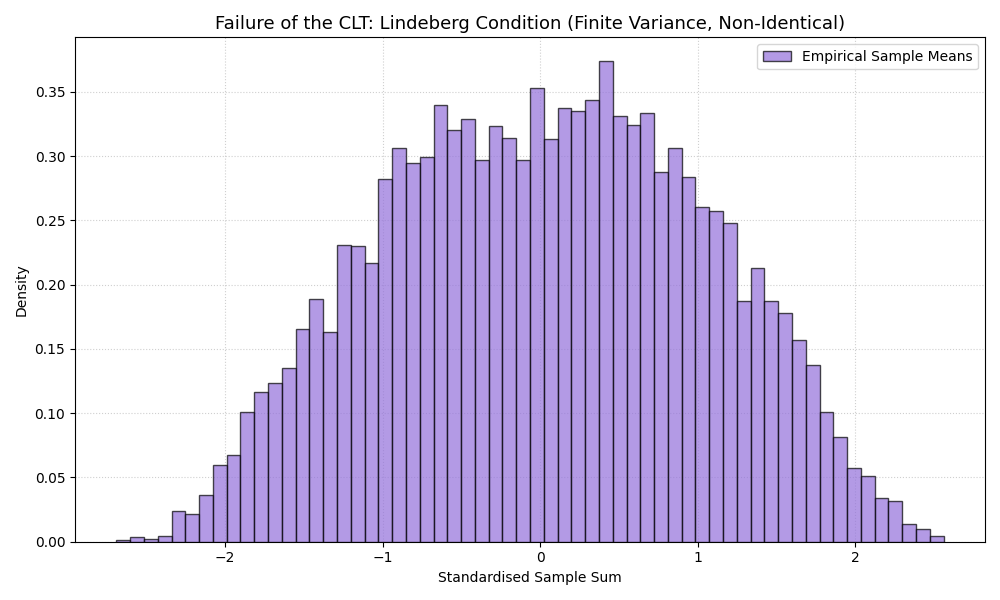

Recreate this plot in Python.
import numpy as np
import matplotlib.pyplot as plt

# Set seed for reproducibility
np.random.seed(42)

# Parameters
n = 15              # We use a smaller n because the variance will grow exponentially
simulations = 10000 

print("Simulating Lindeberg Failure Case (INID)...")

# We will store the sum of our variables here
inid_sums = np.zeros(simulations)
total_variance = 0

# 1. Generate Independent but NOT Identically Distributed (INID) variables
for i in range(1, n + 1):
    bound = 2**i
    inid_sums += np.random.uniform(-bound, bound, simulations)
    
    # Calculate the variance of this specific Uniform distribution (a^2 / 3)
    total_variance += (bound**2) / 3

# 2. Apply standardisation
# Because they aren't identical, we divide by the exact standard deviation of the sum
true_std = np.sqrt(total_variance)
standardized_result = inid_sums / true_std

# 3. Plot the result
plt.figure(figsize=(10, 6))

# Add a subtle dotted grid behind the bars to match your other plots
plt.grid(True, linestyle=':', alpha=0.6, zorder=0)

# Plot the histogram in medium purple with black edges and a legend label
plt.hist(standardized_result, bins=60, density=True, color='mediumpurple', 
         edgecolor='black', alpha=0.7, label='Empirical Sample Means', zorder=3)

# Clean, professional title and labels
plt.title("Failure of the CLT: Lindeberg Condition (Finite Variance, Non-Identical)", fontsize=13)
plt.xlabel("Standardised Sample Sum")
plt.ylabel("Density")

# Add the legend to the top right
plt.legend(loc='upper right')

plt.tight_layout()
plt.show()
